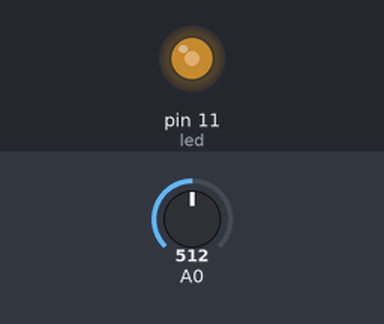
The sketch below on a simulated Arduino Uno, built with avr-gcc and run on an emulated ATmega328P. On the bench: output pins drawn as LEDs (lit = HIGH). Inputs (shaded band) come from the test bench; at power-on: A0 = 512.

Above: at 1.2 s.
1.3 s: A0 set to 716
At 2.4 s:
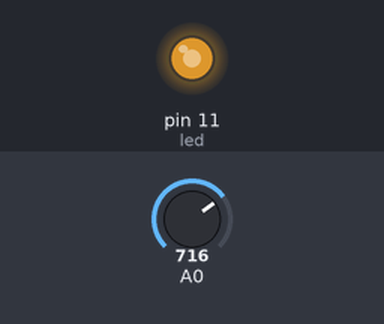
2.8 s: A0 set to 900
At 3.6 s:
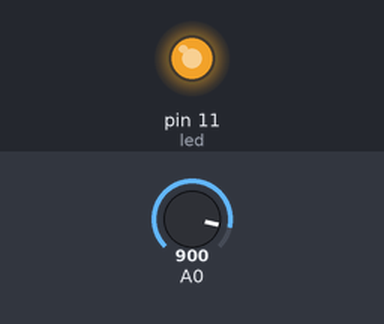
4.3 s: A0 set to 122
At 4.8 s:
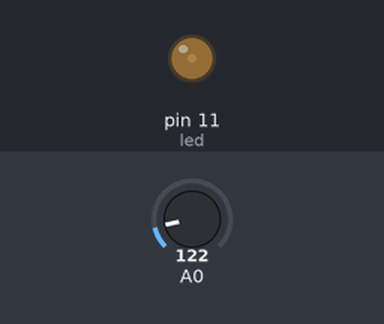
5.8 s: A0 set to 0
At 7.2 s:
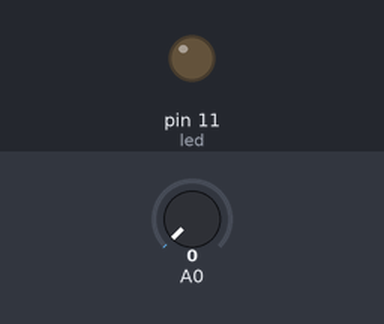
Timing chart, 0 to 8.3 s (numbered marks = the images above; inputs shaded):
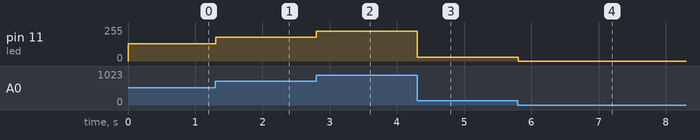

The sketch:

Exercicio03.ino
```cpp
// Brilho Variavel do LED via PWM - Adriano Rodrigues
// Porta do LED
int led = 11; // Deve ser uma porta PWM!
int buf = 0 ;
void setup()
{
    Serial.begin(9600);
    pinMode(led, OUTPUT);
}
void loop()
{
//    if (Serial.available()>0)
//    {
//        buf = Serial.parseInt(); // Interpreta o dado lido como um int
//    }
    buf = analogRead(0)/4;
    analogWrite(led,buf);
    delay(100);
}
```

Measured:
- after the input at 1.3 s, pin 11 (led): 128/255 → 179/255 at once
- after the input at 2.8 s, pin 11 (led): 179/255 → 225/255 at once
- after the input at 4.3 s, pin 11 (led): 225/255 → 30/255 at once
- after the input at 5.8 s, pin 11 (led): 30/255 → 0/255 at once
